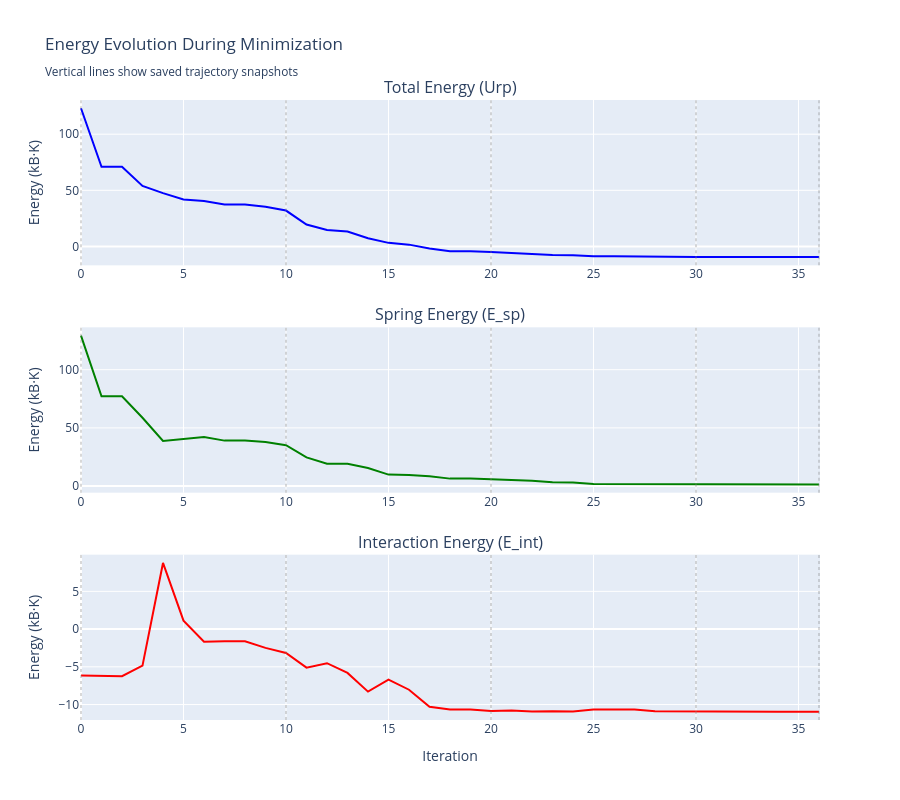

The cell this chart's notebook holds for it:
### Markdown cell above
## Energy Evolution Plot

### Code cell
# Plot energy evolution
fig = make_subplots(
    rows=3, cols=1,
    subplot_titles=('Total Energy (Urp)', 'Spring Energy (E_sp)', 'Interaction Energy (E_int)'),
    vertical_spacing=0.1
)

# Total energy
fig.add_trace(
    go.Scatter(x=log_data['Iteration'], y=log_data['Energy(Urp)'], 
               mode='lines', name='Urp', line=dict(color='blue')),
    row=1, col=1
)

# Spring energy
fig.add_trace(
    go.Scatter(x=log_data['Iteration'], y=log_data['E_sp'], 
               mode='lines', name='E_sp', line=dict(color='green')),
    row=2, col=1
)

# Interaction energy
fig.add_trace(
    go.Scatter(x=log_data['Iteration'], y=log_data['E_int'], 
               mode='lines', name='E_int', line=dict(color='red')),
    row=3, col=1
)

# Add vertical lines for saved configurations
for iter_num in conf_indices:
    for row in [1, 2, 3]:
        fig.add_vline(x=iter_num, line_dash="dot", line_color="gray", opacity=0.3, row=row, col=1)

fig.update_xaxes(title_text="Iteration", row=3, col=1)
fig.update_yaxes(title_text="Energy (kB·K)", row=1, col=1)
fig.update_yaxes(title_text="Energy (kB·K)", row=2, col=1)
fig.update_yaxes(title_text="Energy (kB·K)", row=3, col=1)

fig.update_layout(height=800, showlegend=False, 
                  title_text="Energy Evolution During Minimization<br><sub>Vertical lines show saved trajectory snapshots</sub>")
fig.show()

# Print energy summary
print(f"\n📊 Energy Summary:")
print(f"Initial Urp: {log_data['Energy(Urp)'].iloc[0]:.2f} kB·K")
print(f"Final Urp: {log_data['Energy(Urp)'].iloc[-1]:.2f} kB·K")
print(f"Reduction: {log_data['Energy(Urp)'].iloc[0] - log_data['Energy(Urp)'].iloc[-1]:.2f} kB·K")
print(f"\nFinal E_sp: {log_data['E_sp'].iloc[-1]:.2f} kB·K")
print(f"Final E_int: {log_data['E_int'].iloc[-1]:.2f} kB·K")

### Figure 1 — Plotly figure (JSON) as saved in the notebook; plotly's stock layout.template omitted (floating-point values rounded to 4 significant figures)
{"data": [{"line": {"color": "blue"}, "mode": "lines", "name": "Urp", "type": "scatter", "x": [0, 1, 2, 3, 4, 5, 6, 7, 8, 9, 10, 11, 12, 13, 14, 15, 16, 17, 18, 19, 20, 21, 22, 23, 24, 25, 26, 27, 28, 29, 30, 31, 32, 33, 34, 35, 36], "xaxis": "x", "y": [123.1, 70.93, 70.93, 53.86, 47.5, 41.8, 40.53, 37.47, 37.47, 35.39, 31.97, 19.57, 14.65, 13.37, 7.247, 3.175, 1.612, -1.846, -4.215, -4.215, -4.984, -5.901, -6.36, -7.609, -7.902, -8.777, -8.777, -8.777, -9.099, -9.256, -9.38, -9.453, -9.466, -9.47, -9.47, -9.47, -9.47], "yaxis": "y"}, {"line": {"color": "green"}, "mode": "lines", "name": "E_sp", "type": "scatter", "x": [0, 1, 2, 3, 4, 5, 6, 7, 8, 9, 10, 11, 12, 13, 14, 15, 16, 17, 18, 19, 20, 21, 22, 23, 24, 25, 26, 27, 28, 29, 30, 31, 32, 33, 34, 35, 36], "xaxis": "x2", "y": [129.3, 77.17, 77.17, 58.7, 38.73, 40.67, 42.21, 39.07, 39.07, 37.88, 35.15, 24.67, 19.17, 19.18, 15.53, 9.879, 9.648, 8.462, 6.439, 6.439, 5.86, 4.885, 4.554, 3.273, 3.032, 1.892, 1.892, 1.892, 1.804, 1.67, 1.573, 1.5, 1.485, 1.482, 1.481, 1.481, 1.481], "yaxis": "y2"}, {"line": {"color": "red"}, "mode": "lines", "name": "E_int", "type": "scatter", "x": [0, 1, 2, 3, 4, 5, 6, 7, 8, 9, 10, 11, 12, 13, 14, 15, 16, 17, 18, 19, 20, 21, 22, 23, 24, 25, 26, 27, 28, 29, 30, 31, 32, 33, 34, 35, 36], "xaxis": "x3", "y": [-6.162, -6.243, -6.243, -4.836, 8.768, 1.124, -1.684, -1.606, -1.606, -2.493, -3.173, -5.107, -4.524, -5.814, -8.287, -6.704, -8.037, -10.31, -10.65, -10.65, -10.84, -10.79, -10.91, -10.88, -10.93, -10.67, -10.67, -10.67, -10.9, -10.93, -10.95, -10.95, -10.95, -10.95, -10.95, -10.95, -10.95], "yaxis": "y3"}], "layout": {"annotations": [{"font": {"size": 16}, "showarrow": false, "text": "Total Energy (Urp)", "x": 0.5, "xanchor": "center", "xref": "paper", "y": 1, "yanchor": "bottom", "yref": "paper"}, {"font": {"size": 16}, "showarrow": false, "text": "Spring Energy (E_sp)", "x": 0.5, "xanchor": "center", "xref": "paper", "y": 0.6333, "yanchor": "bottom", "yref": "paper"}, {"font": {"size": 16}, "showarrow": false, "text": "Interaction Energy (E_int)", "x": 0.5, "xanchor": "center", "xref": "paper", "y": 0.2667, "yanchor": "bottom", "yref": "paper"}], "height": 800, "shapes": [{"line": {"color": "gray", "dash": "dot"}, "opacity": 0.3, "type": "line", "x0": 0, "x1": 0, "xref": "x", "y0": 0, "y1": 1, "yref": "y domain"}, {"line": {"color": "gray", "dash": "dot"}, "opacity": 0.3, "type": "line", "x0": 0, "x1": 0, "xref": "x2", "y0": 0, "y1": 1, "yref": "y2 domain"}, {"line": {"color": "gray", "dash": "dot"}, "opacity": 0.3, "type": "line", "x0": 0, "x1": 0, "xref": "x3", "y0": 0, "y1": 1, "yref": "y3 domain"}, {"line": {"color": "gray", "dash": "dot"}, "opacity": 0.3, "type": "line", "x0": 10, "x1": 10, "xref": "x", "y0": 0, "y1": 1, "yref": "y domain"}, {"line": {"color": "gray", "dash": "dot"}, "opacity": 0.3, "type": "line", "x0": 10, "x1": 10, "xref": "x2", "y0": 0, "y1": 1, "yref": "y2 domain"}, {"line": {"color": "gray", "dash": "dot"}, "opacity": 0.3, "type": "line", "x0": 10, "x1": 10, "xref": "x3", "y0": 0, "y1": 1, "yref": "y3 domain"}, {"line": {"color": "gray", "dash": "dot"}, "opacity": 0.3, "type": "line", "x0": 20, "x1": 20, "xref": "x", "y0": 0, "y1": 1, "yref": "y domain"}, {"line": {"color": "gray", "dash": "dot"}, "opacity": 0.3, "type": "line", "x0": 20, "x1": 20, "xref": "x2", "y0": 0, "y1": 1, "yref": "y2 domain"}, {"line": {"color": "gray", "dash": "dot"}, "opacity": 0.3, "type": "line", "x0": 20, "x1": 20, "xref": "x3", "y0": 0, "y1": 1, "yref": "y3 domain"}, {"line": {"color": "gray", "dash": "dot"}, "opacity": 0.3, "type": "line", "x0": 30, "x1": 30, "xref": "x", "y0": 0, "y1": 1, "yref": "y domain"}, {"line": {"color": "gray", "dash": "dot"}, "opacity": 0.3, "type": "line", "x0": 30, "x1": 30, "xref": "x2", "y0": 0, "y1": 1, "yref": "y2 domain"}, {"line": {"color": "gray", "dash": "dot"}, "opacity": 0.3, "type": "line", "x0": 30, "x1": 30, "xref": "x3", "y0": 0, "y1": 1, "yref": "y3 domain"}, {"line": {"color": "gray", "dash": "dot"}, "opacity": 0.3, "type": "line", "x0": 36, "x1": 36, "xref": "x", "y0": 0, "y1": 1, "yref": "y domain"}, {"line": {"color": "gray", "dash": "dot"}, "opacity": 0.3, "type": "line", "x0": 36, "x1": 36, "xref": "x2", "y0": 0, "y1": 1, "yref": "y2 domain"}, {"line": {"color": "gray", "dash": "dot"}, "opacity": 0.3, "type": "line", "x0": 36, "x1": 36, "xref": "x3", "y0": 0, "y1": 1, "yref": "y3 domain"}], "showlegend": false, "title": {"text": "Energy Evolution During Minimization<br><sub>Vertical lines show saved trajectory snapshots</sub>"}, "xaxis": {"anchor": "y", "domain": [0, 1]}, "xaxis2": {"anchor": "y2", "domain": [0, 1]}, "xaxis3": {"anchor": "y3", "domain": [0, 1], "title": {"text": "Iteration"}}, "yaxis": {"anchor": "x", "domain": [0.7333, 1], "title": {"text": "Energy (kB·K)"}}, "yaxis2": {"anchor": "x2", "domain": [0.3667, 0.6333], "title": {"text": "Energy (kB·K)"}}, "yaxis3": {"anchor": "x3", "domain": [0, 0.2667], "title": {"text": "Energy (kB·K)"}}}}
